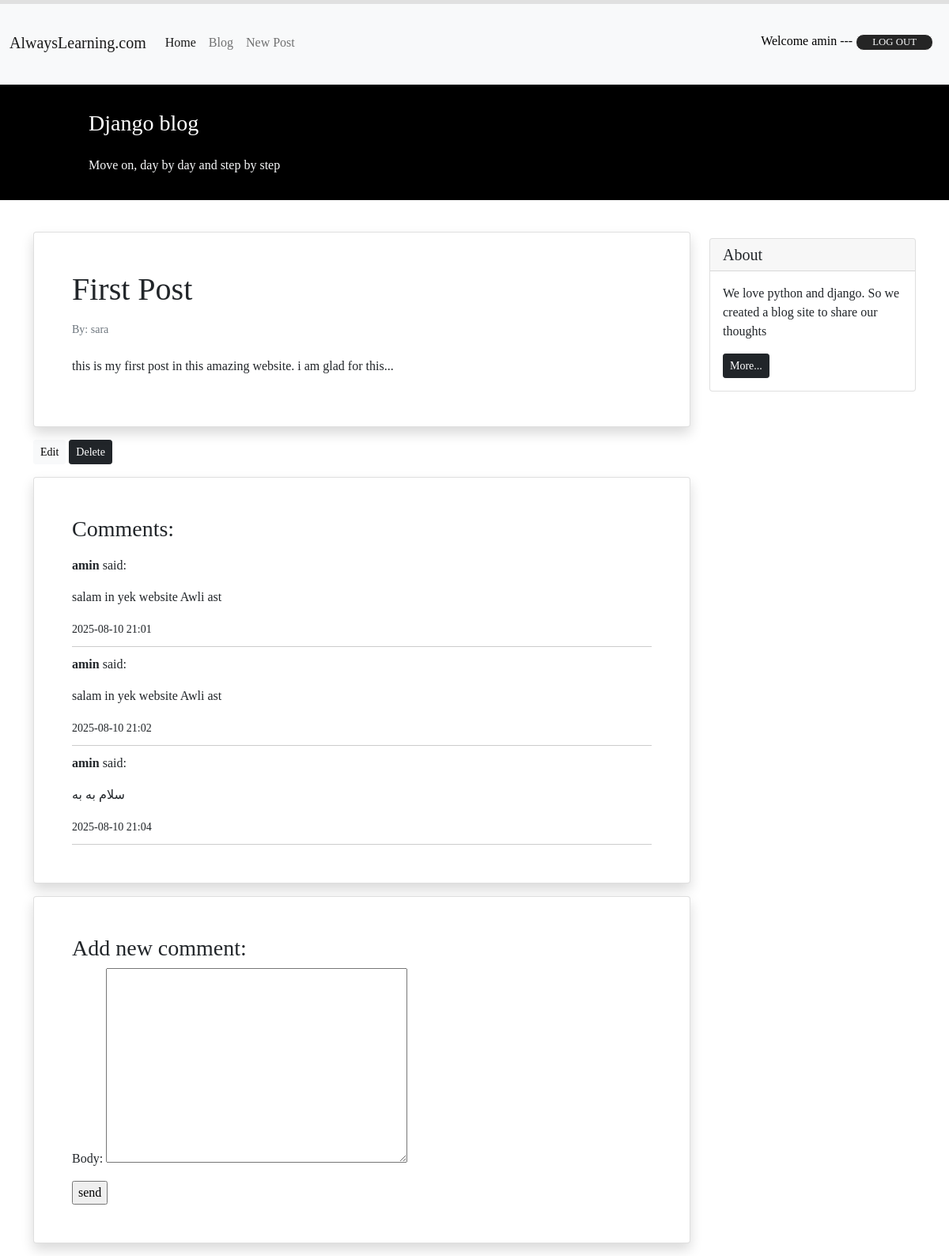
Page /blog/31/ (signed in) on the committed database.
### blog/models.py (models this page shows, shortened)
class Post(models.Model):
   STATUS_CHOICES = (
      ('pub', 'Published'),
      ('drf', 'Draft'),
   )
   title = models.CharField(max_length = 50)
   text = models.TextField()
   author = models.ForeignKey('auth.User', on_delete = models.CASCADE)
   datetime_created = models.DateTimeField(auto_now_add = True)
   datetime_modified = models.DateTimeField(auto_now = True)
   status = models.CharField(choices = STATUS_CHOICES, max_length = 3)

class Comment(models.Model):
   post = models.ForeignKey(Post,
                             on_delete=models.CASCADE,
                             related_name='comments')
   author = models.ForeignKey(get_user_model(),
                               on_delete=models.CASCADE,
                               related_name='comments')
   body = models.TextField()
   active = models.BooleanField(default=True)
   date_time_created = models.DateTimeField(auto_now=True)

### blog/views.py (the view)
# urls.py: path('<int:pk>/', views.PostDetailView.as_view(), name='post_detail'),
class PostDetailView(generic.DetailView):
    model = Post
    form_class = CommentForm
    template_name = 'blog/post_detail.html'
    context_object_name = 'post'
    def get_context_data(self, **kwargs):
        context = super().get_context_data(**kwargs)
        context['comment_form'] = CommentForm()
        context['comments'] = self.object.comments.filter(active=True)
        return context

### blog/forms.py
class CommentForm(forms.ModelForm):
    class Meta:
        model = Comment
        fields = ['body',]

### blog/templates/blog/post_detail.html (shortened to what this page needs)
{% extends '_base.html' %}
{% block page_content %}
     <div class="container mt-4">
        <div class="row">
            <div class="col-9">
                <div class="card shadow my-3 p-5">
                    <h1>{{ post.title }}</h1>
                    <p class="small text-muted mt-2">By: {{ post.author }}</p>
                    <p class="mt-2">{{ post.text }}</p>
                </div>
                <a href="{% url 'post_update' post.id %}" class="btn btn-sm btn-light">Edit</a>
                <a href="{% url 'post_delete' post.id %}" class="btn btn-sm btn-dark">Delete</a>
                <div class="card shadow my-3 p-5">
                    <h3>Comments:</h3>
                        {% for comment in comments %}
                            <div class="comment" style="padding: 10px 0; border-bottom: 1px solid #ccc;">
                                <p><strong>{{ comment.author }}</strong> said:</p>
                                <p>{{ comment.body }}</p>
                                <small>{{ comment.date_time_created|date:"Y-m-d H:i" }}</small>
                            </div>
                        {% empty %}
                            <p>No comments yet.</p>
                        {% endfor %}
                </div>
                <div class="card shadow my-3 p-5">
                    <h3>Add new comment:</h3>
                    <form action="{% url 'comment_create' post.id %}" method="POST">
                        {{ comment_form.as_p }}
                        <input type="submit" value="send">
                    </form>
                </div>
            </div>
            <div class="col-3">
                    <div class="card my-4">
                        <h5 class="card-header">About</h5>
                        <div class="card-body">
                            <p class="card-text">We love python and django. So we created a blog site to share our
                                thoughts</p>
                            <a href="#"
                            class="btn btn-sm btn-dark">
                                More...
                            </a>
                        </div>
                    </div>
            </div>
        </div>
    </div>
{% endblock page_content %}

### templates/_base.html (shortened to what this page needs)
<!doctype html>
{% load static %}
<html lang="en">
<head>
    <link href="https://cdn.jsdelivr.net/npm/bootstrap@5.1.3/dist/css/bootstrap.min.css" rel="stylesheet"
>
    <link rel="stylesheet" href="{% static 'css/progressbar.css' %}">
</head>
<body style="font-family: 'Times New Roman', Times, serif;">
    <div id="progress-bar-container">
    </div>
    <nav class="navbar navbar-expand-lg navbar-light bg-light">
        <div class="container-fluid">
            <a class="navbar-brand" href="#">AlwaysLearning.com</a>
            <div class="collapse navbar-collapse" id="navbarNavAltMarkup">
                <div class="navbar-nav">
                    <a class="nav-link active" aria-current="page" href="#">Home</a>
                    <a class="nav-link" href="{% url "posts_list" %}">Blog</a>
                    <a class="nav-link" href="{% url "post_create" %}">New Post</a>
                </div>
            </div>
            <div class="mx-2 text-white">
                {% if user.is_authenticated %}
                    <span style="color: black;">Welcome {{ user.username }} ---</span>
                    <form action="{% url 'logout' %}" method="post" style="display: inline;">
                        <button type="submit" style="text-decoration: none; color: white;" class="text-light">
                            Log Out
                        </button>
                    </form>
                {% endif %}
            </div>
        </div>
    </nav>
    <div class="container-fluid bg-info">
        <div style="background-color: black;" class="row py-3 ">
            <div class="col-md-8 col-md-10 mx-auto">
                <h3 class="my-4 mt-3 text-white">Django blog</h3>
                <p class="text-light">Move on, day by day and step by step</p>
            </div>
        </div>
    </div>
    {% block page_content %}{% endblock page_content %}
</body>
</html>

### static/css/progressbar.css (style rules this page uses)
#progress-bar-container { position: fixed; top: 0; left: 0; width: 100%; height: 5px; background-color: #e0e0e0; z-index: 9999; }

### templates/_base.html (style rules this page uses)
button { font-size: 0.8rem; color: #FAFAFA; text-transform: uppercase; padding: 0.0005px 20px; border-radius: 10px; border: 1px solid #fafafa; background: #252525; box-shadow: 1px 1px #fafafa; cursor: pointer; margin: 35px 0; }

### rows in the picture
Post: title "First Post", author "sara", text "this is my first post in this amazing website. i am glad for this..."
Comment: author "amin", body "salam in yek website Awli ast", date_time_created "2025-08-10 21:01"
Comment: author "amin", body "salam in yek website Awli ast", date_time_created "2025-08-10 21:02"
Comment: author "amin", body "سلام به به", date_time_created "2025-08-10 21:04"

### other values in the picture
{{ user.username }} "amin"
